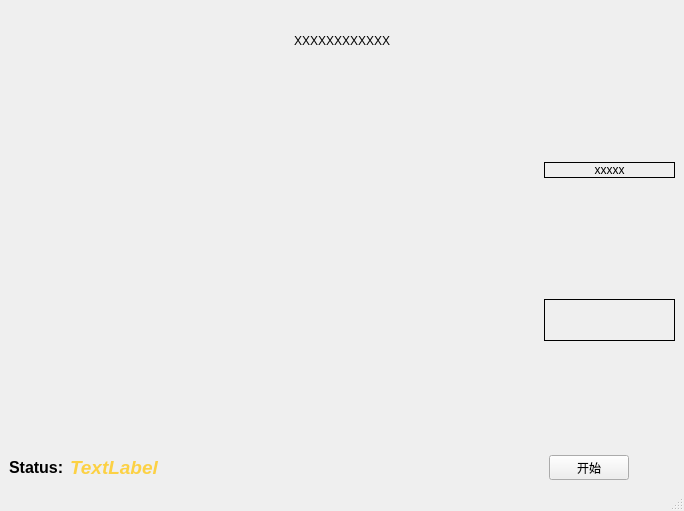
<?xml version="1.0" encoding="UTF-8"?>
<ui version="4.0">
 <class>MainWindow</class>
 <widget class="QMainWindow" name="MainWindow">
  <property name="geometry">
   <rect>
    <x>0</x>
    <y>0</y>
    <width>684</width>
    <height>511</height>
   </rect>
  </property>
  <property name="windowTitle">
   <string>Raffle</string>
  </property>
  <property name="styleSheet">
   <string notr="true"/>
  </property>
  <widget class="QWidget" name="centralwidget">
   <layout class="QVBoxLayout" name="verticalLayout_2">
    <property name="spacing">
     <number>4</number>
    </property>
    <property name="leftMargin">
     <number>0</number>
    </property>
    <property name="topMargin">
     <number>0</number>
    </property>
    <property name="rightMargin">
     <number>0</number>
    </property>
    <property name="bottomMargin">
     <number>0</number>
    </property>
    <item>
     <widget class="QWidget" name="widget_center" native="true">
      <layout class="QVBoxLayout" name="verticalLayout">
       <item>
        <layout class="QHBoxLayout" name="horizontalLayout_company">
         <property name="topMargin">
          <number>25</number>
         </property>
         <item>
          <widget class="QLabel" name="label_company">
           <property name="sizePolicy">
            <sizepolicy hsizetype="Preferred" vsizetype="Preferred">
             <horstretch>0</horstretch>
             <verstretch>0</verstretch>
            </sizepolicy>
           </property>
           <property name="font">
            <font>
             <pointsize>9</pointsize>
             <weight>50</weight>
             <italic>false</italic>
             <bold>false</bold>
            </font>
           </property>
           <property name="whatsThis">
            <string>&lt;html&gt;&lt;head/&gt;&lt;body&gt;&lt;p&gt;公司名称&lt;/p&gt;&lt;/body&gt;&lt;/html&gt;</string>
           </property>
           <property name="styleSheet">
            <string notr="true"/>
           </property>
           <property name="text">
            <string>XXXXXXXXXXXX</string>
           </property>
           <property name="alignment">
            <set>Qt::AlignCenter</set>
           </property>
          </widget>
         </item>
        </layout>
       </item>
       <item>
        <layout class="QHBoxLayout" name="horizontalLayout" stretch="1,3,1">
         <item>
          <widget class="QWidget" name="widget_luckyDogs" native="true">
           <property name="whatsThis">
            <string>&lt;html&gt;&lt;head/&gt;&lt;body&gt;&lt;p&gt;滚动显示已经中奖人员&lt;/p&gt;&lt;/body&gt;&lt;/html&gt;</string>
           </property>
          </widget>
         </item>
         <item>
          <layout class="QVBoxLayout" name="verticalLayout_luckyTemp">
           <item>
            <spacer name="verticalSpacer">
             <property name="orientation">
              <enum>Qt::Vertical</enum>
             </property>
             <property name="sizeHint" stdset="0">
              <size>
               <width>20</width>
               <height>40</height>
              </size>
             </property>
            </spacer>
           </item>
           <item>
            <widget class="QWidget" name="widget_drawLuckys" native="true">
             <property name="sizePolicy">
              <sizepolicy hsizetype="Preferred" vsizetype="Expanding">
               <horstretch>0</horstretch>
               <verstretch>0</verstretch>
              </sizepolicy>
             </property>
            </widget>
           </item>
           <item>
            <spacer name="verticalSpacer_2">
             <property name="orientation">
              <enum>Qt::Vertical</enum>
             </property>
             <property name="sizeHint" stdset="0">
              <size>
               <width>20</width>
               <height>40</height>
              </size>
             </property>
            </spacer>
           </item>
          </layout>
         </item>
         <item>
          <layout class="QVBoxLayout" name="verticalLayout_prize" stretch="0,0,0,0,0">
           <item>
            <spacer name="verticalSpacer_4">
             <property name="orientation">
              <enum>Qt::Vertical</enum>
             </property>
             <property name="sizeHint" stdset="0">
              <size>
               <width>20</width>
               <height>40</height>
              </size>
             </property>
            </spacer>
           </item>
           <item>
            <widget class="QLabel" name="label_awardType">
             <property name="font">
              <font>
               <pointsize>9</pointsize>
               <weight>50</weight>
               <italic>false</italic>
               <bold>false</bold>
              </font>
             </property>
             <property name="styleSheet">
              <string notr="true"/>
             </property>
             <property name="frameShape">
              <enum>QFrame::Box</enum>
             </property>
             <property name="text">
              <string>xxxxx</string>
             </property>
             <property name="alignment">
              <set>Qt::AlignCenter</set>
             </property>
             <property name="wordWrap">
              <bool>true</bool>
             </property>
            </widget>
           </item>
           <item>
            <widget class="QLabel" name="label_prizeImage">
             <property name="sizePolicy">
              <sizepolicy hsizetype="Expanding" vsizetype="Expanding">
               <horstretch>0</horstretch>
               <verstretch>0</verstretch>
              </sizepolicy>
             </property>
             <property name="maximumSize">
              <size>
               <width>300</width>
               <height>300</height>
              </size>
             </property>
             <property name="whatsThis">
              <string>&lt;html&gt;&lt;head/&gt;&lt;body&gt;&lt;p&gt;奖品图片&lt;/p&gt;&lt;/body&gt;&lt;/html&gt;</string>
             </property>
             <property name="styleSheet">
              <string notr="true"/>
             </property>
             <property name="frameShape">
              <enum>QFrame::NoFrame</enum>
             </property>
             <property name="text">
              <string/>
             </property>
            </widget>
           </item>
           <item>
            <widget class="QLabel" name="label_prize">
             <property name="sizePolicy">
              <sizepolicy hsizetype="Preferred" vsizetype="Minimum">
               <horstretch>0</horstretch>
               <verstretch>0</verstretch>
              </sizepolicy>
             </property>
             <property name="font">
              <font>
               <family>AdLib WGL4 BT</family>
               <pointsize>22</pointsize>
               <weight>75</weight>
               <italic>true</italic>
               <bold>true</bold>
              </font>
             </property>
             <property name="whatsThis">
              <string>&lt;html&gt;&lt;head/&gt;&lt;body&gt;&lt;p&gt;奖品名&lt;/p&gt;&lt;/body&gt;&lt;/html&gt;</string>
             </property>
             <property name="styleSheet">
              <string notr="true"/>
             </property>
             <property name="frameShape">
              <enum>QFrame::Box</enum>
             </property>
             <property name="text">
              <string/>
             </property>
             <property name="alignment">
              <set>Qt::AlignCenter</set>
             </property>
             <property name="wordWrap">
              <bool>true</bool>
             </property>
            </widget>
           </item>
           <item>
            <spacer name="verticalSpacer_3">
             <property name="orientation">
              <enum>Qt::Vertical</enum>
             </property>
             <property name="sizeHint" stdset="0">
              <size>
               <width>20</width>
               <height>40</height>
              </size>
             </property>
            </spacer>
           </item>
          </layout>
         </item>
        </layout>
       </item>
       <item>
        <layout class="QHBoxLayout" name="horizontalLayout_2">
         <item>
          <widget class="QLabel" name="label">
           <property name="font">
            <font>
             <pointsize>12</pointsize>
             <weight>75</weight>
             <bold>true</bold>
            </font>
           </property>
           <property name="text">
            <string>Status:</string>
           </property>
          </widget>
         </item>
         <item>
          <widget class="QLabel" name="label_LuckyStatus">
           <property name="font">
            <font>
             <pointsize>14</pointsize>
             <weight>75</weight>
             <italic>true</italic>
             <bold>true</bold>
            </font>
           </property>
           <property name="whatsThis">
            <string>&lt;html&gt;&lt;head/&gt;&lt;body&gt;&lt;p&gt;中奖人数统计&lt;/p&gt;&lt;/body&gt;&lt;/html&gt;</string>
           </property>
           <property name="styleSheet">
            <string notr="true">color: rgba(255, 200, 20, 200);</string>
           </property>
           <property name="text">
            <string>TextLabel</string>
           </property>
          </widget>
         </item>
         <item>
          <spacer name="horizontalSpacer">
           <property name="orientation">
            <enum>Qt::Horizontal</enum>
           </property>
           <property name="sizeHint" stdset="0">
            <size>
             <width>40</width>
             <height>20</height>
            </size>
           </property>
          </spacer>
         </item>
         <item>
          <widget class="QPushButton" name="pushButton_start">
           <property name="minimumSize">
            <size>
             <width>0</width>
             <height>25</height>
            </size>
           </property>
           <property name="maximumSize">
            <size>
             <width>100</width>
             <height>16777215</height>
            </size>
           </property>
           <property name="focusPolicy">
            <enum>Qt::NoFocus</enum>
           </property>
           <property name="text">
            <string>开始</string>
           </property>
           <property name="shortcut">
            <string>Space</string>
           </property>
          </widget>
         </item>
         <item>
          <widget class="QPushButton" name="pushButton_showInfos">
           <property name="minimumSize">
            <size>
             <width>0</width>
             <height>25</height>
            </size>
           </property>
           <property name="maximumSize">
            <size>
             <width>100</width>
             <height>16777215</height>
            </size>
           </property>
           <property name="focusPolicy">
            <enum>Qt::NoFocus</enum>
           </property>
           <property name="styleSheet">
            <string notr="true">background-color: transparent;</string>
           </property>
           <property name="text">
            <string/>
           </property>
           <property name="icon">
            <iconset resource="resources.qrc">
             <normaloff>:/images/setup.png</normaloff>:/images/setup.png</iconset>
           </property>
           <property name="iconSize">
            <size>
             <width>48</width>
             <height>48</height>
            </size>
           </property>
           <property name="flat">
            <bool>true</bool>
           </property>
          </widget>
         </item>
        </layout>
       </item>
      </layout>
     </widget>
    </item>
   </layout>
  </widget>
  <widget class="QMenuBar" name="menubar">
   <property name="geometry">
    <rect>
     <x>0</x>
     <y>0</y>
     <width>684</width>
     <height>17</height>
    </rect>
   </property>
  </widget>
  <widget class="QStatusBar" name="statusbar"/>
 </widget>
 <resources>
  <include location="resources.qrc"/>
 </resources>
 <connections/>
</ui>
